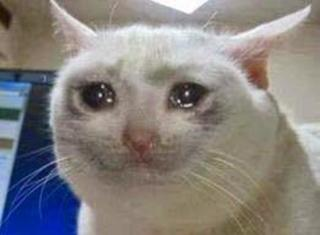
#> input picture zad14/sadcat.jpg, 320 x 235 px, found by its file name
$ python zad1_4.py
#> lines starting #> are read from the running program, lines starting #| are printed output that depends on the picture
import cv2
import numpy as np

image=cv2.imread("../sadcat.jpg")
#> image is the input picture: shape (235, 320, 3); mean B, G, R 127.6, 129.9, 134.1
cv2.imshow("Original",image)

M = np.float32([[1, 0, 30], [0, 1, 40]])
shifted = cv2.warpAffine(image, M, (image.shape[1], image.shape[0]))
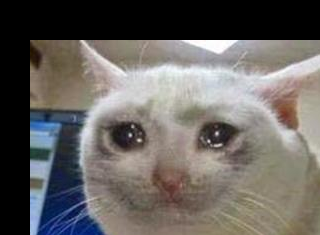
#> shifted: shape (235, 320, 3); mean B, G, R 96.2, 99.5, 103.3
cv2.imshow("Shifted down and right",shifted)

cv2.waitKey(0)
cv2.destroyAllWindows()
